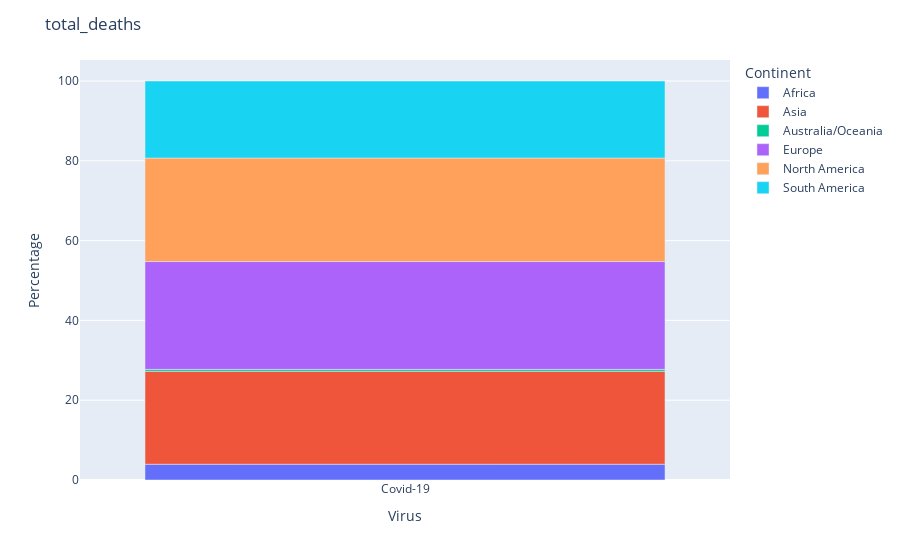

Notebook code cell kept with this figure:
### Code cell
continent_visuals(death_list)

### Figure 1 — Plotly figure (JSON) as saved in the notebook; plotly's stock layout.template omitted (floating-point values rounded to 4 significant figures)
{"data": [{"alignmentgroup": "True", "customdata": [[252238]], "hovertemplate": "Continent=Africa<br>Virus=%{x}<br>Percentage=%{y}<br>total_deaths=%{customdata[0]}<extra></extra>", "legendgroup": "Africa", "marker": {"color": "#636efa", "pattern": {"shape": ""}}, "name": "Africa", "offsetgroup": "Africa", "orientation": "v", "showlegend": true, "textposition": "auto", "type": "bar", "x": ["Covid-19"], "xaxis": "x", "y": [3.95], "yaxis": "y"}, {"alignmentgroup": "True", "customdata": [[1487050]], "hovertemplate": "Continent=Asia<br>Virus=%{x}<br>Percentage=%{y}<br>total_deaths=%{customdata[0]}<extra></extra>", "legendgroup": "Asia", "marker": {"color": "#EF553B", "pattern": {"shape": ""}}, "name": "Asia", "offsetgroup": "Asia", "orientation": "v", "showlegend": true, "textposition": "auto", "type": "bar", "x": ["Covid-19"], "xaxis": "x", "y": [23.3], "yaxis": "y"}, {"alignmentgroup": "True", "customdata": [[30957]], "hovertemplate": "Continent=Australia/Oceania<br>Virus=%{x}<br>Percentage=%{y}<br>total_deaths=%{customdata[0]}<extra></extra>", "legendgroup": "Australia/Oceania", "marker": {"color": "#00cc96", "pattern": {"shape": ""}}, "name": "Australia/Oceania", "offsetgroup": "Australia/Oceania", "orientation": "v", "showlegend": true, "textposition": "auto", "type": "bar", "x": ["Covid-19"], "xaxis": "x", "y": [0.48], "yaxis": "y"}, {"alignmentgroup": "True", "customdata": [[1724667]], "hovertemplate": "Continent=Europe<br>Virus=%{x}<br>Percentage=%{y}<br>total_deaths=%{customdata[0]}<extra></extra>", "legendgroup": "Europe", "marker": {"color": "#ab63fa", "pattern": {"shape": ""}}, "name": "Europe", "offsetgroup": "Europe", "orientation": "v", "showlegend": true, "textposition": "auto", "type": "bar", "x": ["Covid-19"], "xaxis": "x", "y": [27.02], "yaxis": "y"}, {"alignmentgroup": "True", "customdata": [[1655912]], "hovertemplate": "Continent=North America<br>Virus=%{x}<br>Percentage=%{y}<br>total_deaths=%{customdata[0]}<extra></extra>", "legendgroup": "North America", "marker": {"color": "#FFA15A", "pattern": {"shape": ""}}, "name": "North America", "offsetgroup": "North America", "orientation": "v", "showlegend": true, "textposition": "auto", "type": "bar", "x": ["Covid-19"], "xaxis": "x", "y": [25.94], "yaxis": "y"}, {"alignmentgroup": "True", "customdata": [[1232344]], "hovertemplate": "Continent=South America<br>Virus=%{x}<br>Percentage=%{y}<br>total_deaths=%{customdata[0]}<extra></extra>", "legendgroup": "South America", "marker": {"color": "#19d3f3", "pattern": {"shape": ""}}, "name": "South America", "offsetgroup": "South America", "orientation": "v", "showlegend": true, "textposition": "auto", "type": "bar", "x": ["Covid-19"], "xaxis": "x", "y": [19.31], "yaxis": "y"}], "layout": {"barmode": "relative", "legend": {"title": {"text": "Continent"}, "tracegroupgap": 0}, "margin": {"t": 60}, "title": {"text": "total_deaths"}, "xaxis": {"anchor": "y", "domain": [0, 1], "title": {"text": "Virus"}}, "yaxis": {"anchor": "x", "domain": [0, 1], "title": {"text": "Percentage"}}}}
